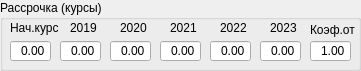
     <widget class="QGroupBox" name="groupBox_rasrochka">
      <property name="geometry">
       <rect>
        <x>10</x>
        <y>370</y>
        <width>361</width>
        <height>71</height>
       </rect>
      </property>
      <property name="title">
       <string>Рассрочка (курсы)</string>
      </property>
      <widget class="QLabel" name="label_15">
       <property name="geometry">
        <rect>
         <x>10</x>
         <y>20</y>
         <width>51</width>
         <height>16</height>
        </rect>
       </property>
       <property name="text">
        <string>Нач.курс</string>
       </property>
      </widget>
      <widget class="QDoubleSpinBox" name="curs_start">
       <property name="geometry">
        <rect>
         <x>10</x>
         <y>40</y>
         <width>41</width>
         <height>22</height>
        </rect>
       </property>
       <property name="layoutDirection">
        <enum>Qt::LeftToRight</enum>
       </property>
       <property name="alignment">
        <set>Qt::AlignRight|Qt::AlignTrailing|Qt::AlignVCenter</set>
       </property>
       <property name="buttonSymbols">
        <enum>QAbstractSpinBox::NoButtons</enum>
       </property>
       <property name="maximum">
        <double>1000.000000000000000</double>
       </property>
      </widget>
      <widget class="QDoubleSpinBox" name="curs_year_1">
       <property name="geometry">
        <rect>
         <x>110</x>
         <y>40</y>
         <width>41</width>
         <height>22</height>
        </rect>
       </property>
       <property name="layoutDirection">
        <enum>Qt::LeftToRight</enum>
       </property>
       <property name="alignment">
        <set>Qt::AlignRight|Qt::AlignTrailing|Qt::AlignVCenter</set>
       </property>
       <property name="buttonSymbols">
        <enum>QAbstractSpinBox::NoButtons</enum>
       </property>
       <property name="maximum">
        <double>1000.000000000000000</double>
       </property>
      </widget>
      <widget class="QDoubleSpinBox" name="curs_year_2">
       <property name="geometry">
        <rect>
         <x>160</x>
         <y>40</y>
         <width>41</width>
         <height>22</height>
        </rect>
       </property>
       <property name="layoutDirection">
        <enum>Qt::LeftToRight</enum>
       </property>
       <property name="alignment">
        <set>Qt::AlignRight|Qt::AlignTrailing|Qt::AlignVCenter</set>
       </property>
       <property name="buttonSymbols">
        <enum>QAbstractSpinBox::NoButtons</enum>
       </property>
       <property name="maximum">
        <double>1000.000000000000000</double>
       </property>
      </widget>
      <widget class="QDoubleSpinBox" name="curs_year_3">
       <property name="geometry">
        <rect>
         <x>210</x>
         <y>40</y>
         <width>41</width>
         <height>22</height>
        </rect>
       </property>
       <property name="layoutDirection">
        <enum>Qt::LeftToRight</enum>
       </property>
       <property name="alignment">
        <set>Qt::AlignRight|Qt::AlignTrailing|Qt::AlignVCenter</set>
       </property>
       <property name="buttonSymbols">
        <enum>QAbstractSpinBox::NoButtons</enum>
       </property>
       <property name="maximum">
        <double>1000.000000000000000</double>
       </property>
      </widget>
      <widget class="QDoubleSpinBox" name="curs_year_0">
       <property name="geometry">
        <rect>
         <x>60</x>
         <y>40</y>
         <width>41</width>
         <height>22</height>
        </rect>
       </property>
       <property name="layoutDirection">
        <enum>Qt::LeftToRight</enum>
       </property>
       <property name="alignment">
        <set>Qt::AlignRight|Qt::AlignTrailing|Qt::AlignVCenter</set>
       </property>
       <property name="buttonSymbols">
        <enum>QAbstractSpinBox::NoButtons</enum>
       </property>
       <property name="maximum">
        <double>1000.000000000000000</double>
       </property>
      </widget>
      <widget class="QDoubleSpinBox" name="curs_year_4">
       <property name="geometry">
        <rect>
         <x>260</x>
         <y>40</y>
         <width>41</width>
         <height>22</height>
        </rect>
       </property>
       <property name="layoutDirection">
        <enum>Qt::LeftToRight</enum>
       </property>
       <property name="alignment">
        <set>Qt::AlignRight|Qt::AlignTrailing|Qt::AlignVCenter</set>
       </property>
       <property name="buttonSymbols">
        <enum>QAbstractSpinBox::NoButtons</enum>
       </property>
       <property name="maximum">
        <double>1000.000000000000000</double>
       </property>
      </widget>
      <widget class="QDoubleSpinBox" name="coef_otsech">
       <property name="geometry">
        <rect>
         <x>310</x>
         <y>40</y>
         <width>41</width>
         <height>22</height>
        </rect>
       </property>
       <property name="layoutDirection">
        <enum>Qt::LeftToRight</enum>
       </property>
       <property name="alignment">
        <set>Qt::AlignRight|Qt::AlignTrailing|Qt::AlignVCenter</set>
       </property>
       <property name="buttonSymbols">
        <enum>QAbstractSpinBox::NoButtons</enum>
       </property>
       <property name="maximum">
        <double>1000.000000000000000</double>
       </property>
       <property name="value">
        <double>1.000000000000000</double>
       </property>
      </widget>
      <widget class="QLabel" name="year_0">
       <property name="geometry">
        <rect>
         <x>70</x>
         <y>20</y>
         <width>31</width>
         <height>16</height>
        </rect>
       </property>
       <property name="text">
        <string>2019</string>
       </property>
      </widget>
      <widget class="QLabel" name="year_1">
       <property name="geometry">
        <rect>
         <x>120</x>
         <y>20</y>
         <width>31</width>
         <height>16</height>
        </rect>
       </property>
       <property name="text">
        <string>2020</string>
       </property>
      </widget>
      <widget class="QLabel" name="year_2">
       <property name="geometry">
        <rect>
         <x>170</x>
         <y>20</y>
         <width>31</width>
         <height>16</height>
        </rect>
       </property>
       <property name="text">
        <string>2021</string>
       </property>
      </widget>
      <widget class="QLabel" name="year_3">
       <property name="geometry">
        <rect>
         <x>220</x>
         <y>20</y>
         <width>31</width>
         <height>16</height>
        </rect>
       </property>
       <property name="text">
        <string>2022</string>
       </property>
      </widget>
      <widget class="QLabel" name="year_4">
       <property name="geometry">
        <rect>
         <x>270</x>
         <y>20</y>
         <width>31</width>
         <height>16</height>
        </rect>
       </property>
       <property name="text">
        <string>2023</string>
       </property>
      </widget>
      <widget class="QLabel" name="label_23">
       <property name="geometry">
        <rect>
         <x>310</x>
         <y>20</y>
         <width>51</width>
         <height>20</height>
        </rect>
       </property>
       <property name="text">
        <string>Коэф.от</string>
       </property>
      </widget>
     </widget>
